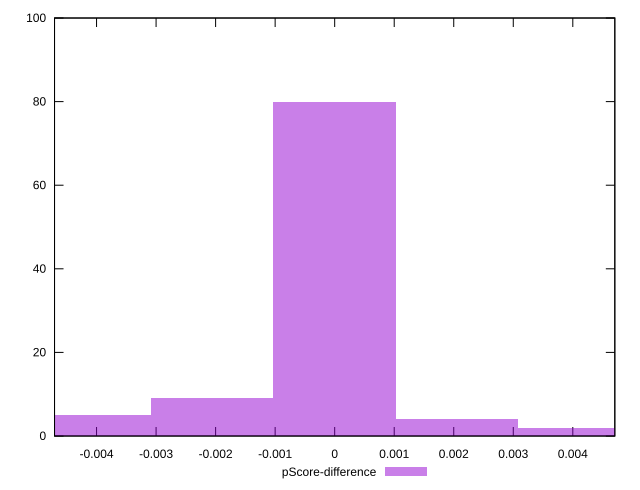

The script that saved this image:
reset

$pScoreDifference <<EOF
0 80
-0.0041142848889227784 5
0.0041142848889227784 2
-0.0020571424444613892 9
0.0020571424444613892 4
EOF

set key outside below
set boxwidth 0.0020571424444613892
set xrange [-0.004705882352941192:0.004705882352941171]
set yrange [0:100]
set trange [0:100]
set style fill transparent solid 0.5 noborder
set terminal svg size 640, 490 enhanced background rgb 'white'
set output "report_00013_2021-02-09T12-04-24.940Z/unused-javascript/samples/pages/pScore-difference/histogram.svg"

plot $pScoreDifference title "pScore-difference" with boxes

reset
